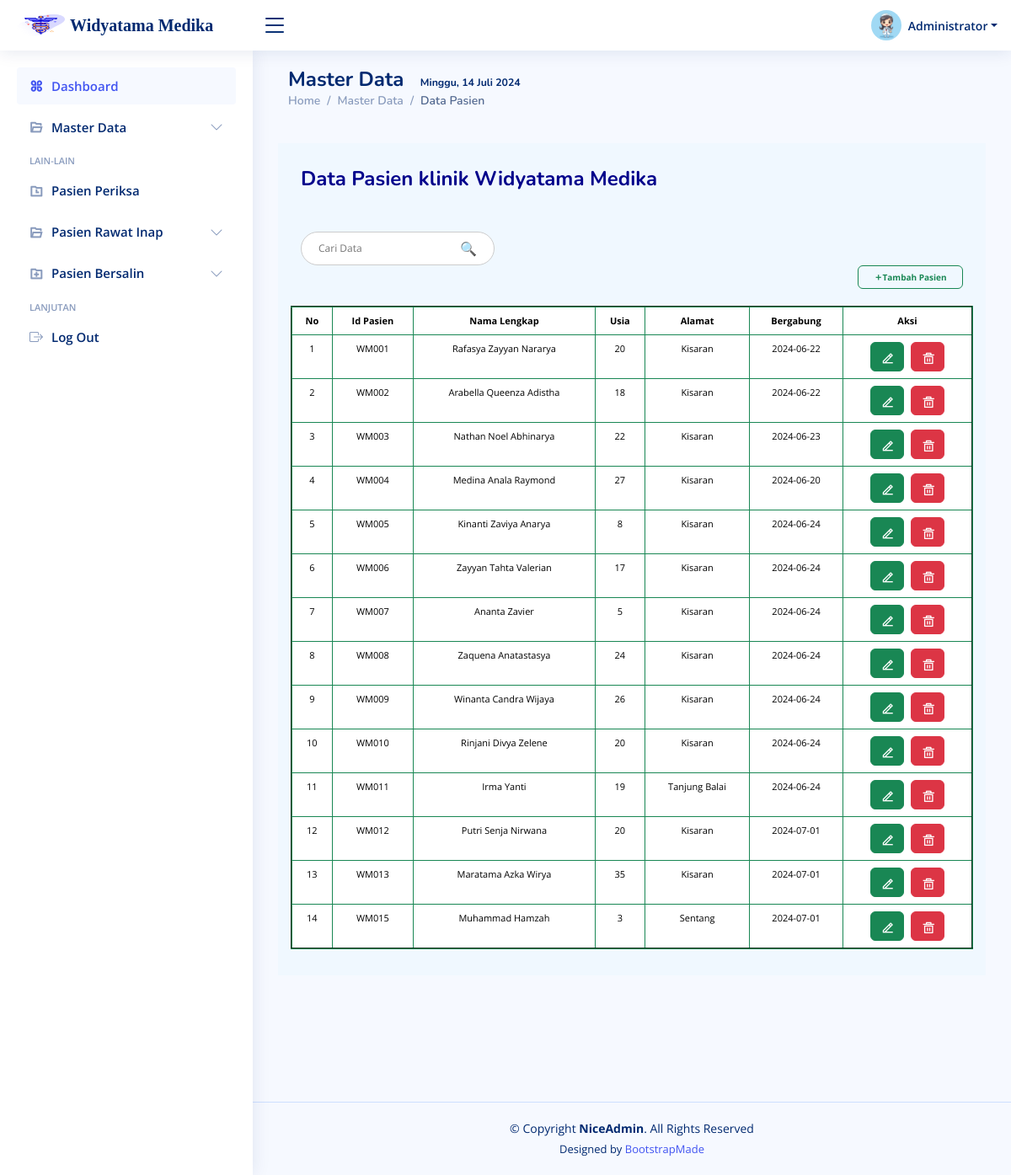
Page /admin/index.php?page=pasien (signed in) on the committed database.
### tables this page shows
CREATE TABLE `krt_pasien` (
  `id` int(11) NOT NULL,
  `kode` varchar(6) NOT NULL,
  `nama` varchar(125) NOT NULL,
  `usia` varchar(3) NOT NULL,
  `alamat` varchar(255) NOT NULL,
  `tglgabung` date NOT NULL
);

### admin/pasien.php (the view, shortened to what this page needs)
<main id="main" class="main">
<div class="pagetitle">
      <h1 style="font-weight:bold;">Master Data &nbsp;
        <small><small><small><small><small>
        </small></small></small></small></small>
        </h1>
      <nav>
        <ol class="breadcrumb">
          <li class="breadcrumb-item"><a href="?page=dashboard">Home</a></li>
          <li class="breadcrumb-item">Master Data</li>
          <li class="breadcrumb-item active">Data Pasien</li>
        </ol>
      </nav>
      <br>
 <?php
include "../config/koneksi.php";
if(isset($_GET['cari']))
{
  $cari = $_GET['cari'];
  $query = mysqli_query($koneksi,"SELECT * FROM krt_pasien WHERE nama LIKE '%".$cari."%'");
} else {
$query = mysqli_query($koneksi, "SELECT * FROM krt_pasien") or die("SQL Error");
}
$nomor = 1;
?>
<div class="row" style="background-color:aliceblue; padding: 15px;" >
    <h4 style="color:darkblue; font-weight:bold; margin-top:13px;">Data Pasien klinik Widyatama Medika</h4><br><br>
    <div class="search-container" style="display: flex; justify-content: left; align-items: center; margin-top: 40px;">
        <div class="search-box" style="position: relative;">
            <form action="pasien.php" method="GET">
                <input type="text" name="cari" placeholder="Cari Data" style="width: 230px; padding: 10px 20px; border: 1px solid #ccc; border-radius: 20px; font-size: 12px;">
                <button type="submit" value="cari"  style="position: absolute; right: 15px; top: 50%; transform: translateY(-50%); background: none; border: none; font-size: 16px; color: #aaa; cursor: pointer;">&#128269;</button>
            </form>
        </div>
    </div>
    <a href="?page=Tpasien"><button type="button" class="btn btn-outline-success" style="font-weight: bold; font-size:10px; width:125px; height:28px; float:right;">
    <i class="ri-add-fill"></i>Tambah Pasien</button></a><br><br>
    <table class="table table-bordered border-success" border="2" style="text-align: center; font-size: 11px;">
                <thead>
                  <tr>
                    <th>No</th>
                    <th>Id Pasien</th>
                    <th>Nama Lengkap</th>
                    <th>Usia</th>
                    <th>Alamat</th>
                    <th>Bergabung</th>
                    <th>Aksi</th>
                  </tr>
                </thead>
                <tbody>
                <?php
                   while ($row = mysqli_fetch_assoc($query))
                {
                  ?>
                  <tr>
                    <td><?= $nomor ?></td>
                    <td><?= $row['kode'] ?></td>
                    <td><?= $row['nama'] ?></td>
                    <td><?= $row['usia'] ?></td>
                    <td><?= $row['alamat'] ?></td>
                    <td><?= $row['tglgabung'] ?></td>
                    <td>
                      <a href="?page=Epasien&id=<?= $row['id'];?>">
                      <button type="button" class="btn btn-success" style="width: 40px; height: 35px;"><i class="ri-edit-2-line"></i></button>
                      </a>&nbsp;
                      <a href="?page=Hpasien&id=<?= $row['id'];?>">
                      <button type="button" class="btn btn-danger"  style="width: 40px; height: 35px;"><i class="ri-delete-bin-5-line"></i></button>
                      </a>
                    </td>
                  </tr>
                  <?php $nomor++;
                }  ?>
                </tbody>
              </table>
</div>
</div>
</main>

### assets/css/style.css (style rules this page uses)
:root { scroll-behavior: smooth; }
body { font-family: "Open Sans", sans-serif; background: #f6f9ff; color: #444444; }
a { color: #4154f1; text-decoration: none; }
h1, h2, h3, h4, h5, h6 { font-family: "Nunito", sans-serif; }
#main { margin-top: 60px; padding: 20px 30px; transition: all 0.3s; }
.pagetitle { margin-bottom: 10px; }
.pagetitle h1 { font-size: 24px; margin-bottom: 0; font-weight: 600; color: #012970; }
.breadcrumb { font-size: 14px; font-family: "Nunito", sans-serif; color: #899bbd; font-weight: 600; }
.breadcrumb a { color: #899bbd; transition: 0.3s; }
.breadcrumb .breadcrumb-item::before { color: #899bbd; }
.breadcrumb .active { color: #51678f; font-weight: 600; }
@media (min-width: 1200px) { #main, #footer { margin-left: 300px; } }

### rows in the picture
krt_pasien: kode "WM001", nama "Rafasya Zayyan Nararya", usia "20", alamat "Kisaran", tglgabung "2024-06-22"
krt_pasien: kode "WM002", nama "Arabella Queenza Adistha", usia "18", alamat "Kisaran", tglgabung "2024-06-22"
krt_pasien: kode "WM003", nama "Nathan Noel Abhinarya", usia "22", alamat "Kisaran", tglgabung "2024-06-23"
krt_pasien: kode "WM004", nama "Medina Anala Raymond", usia "27", alamat "Kisaran", tglgabung "2024-06-20"
krt_pasien: kode "WM005", nama "Kinanti Zaviya Anarya", usia "8", alamat "Kisaran", tglgabung "2024-06-24"
krt_pasien: kode "WM006", nama "Zayyan Tahta Valerian", usia "17", alamat "Kisaran", tglgabung "2024-06-24"
krt_pasien: kode "WM007", nama "Ananta Zavier", usia "5", alamat "Kisaran", tglgabung "2024-06-24"
krt_pasien: kode "WM008", nama "Zaquena Anatastasya", usia "24", alamat "Kisaran", tglgabung "2024-06-24"
krt_pasien: kode "WM009", nama "Winanta Candra Wijaya", usia "26", alamat "Kisaran", tglgabung "2024-06-24"
krt_pasien: kode "WM010", nama "Rinjani Divya Zelene", usia "20", alamat "Kisaran", tglgabung "2024-06-24"
krt_pasien: kode "WM011", nama "Irma Yanti", usia "19", alamat "Tanjung Balai", tglgabung "2024-06-24"
krt_pasien: kode "WM012", nama "Putri Senja Nirwana", usia "20", alamat "Kisaran", tglgabung "2024-07-01"
krt_pasien: kode "WM013", nama "Maratama Azka Wirya", usia "35", alamat "Kisaran", tglgabung "2024-07-01"
krt_pasien: kode "WM015", nama "Muhammad Hamzah", usia "3", alamat "Sentang", tglgabung "2024-07-01"
